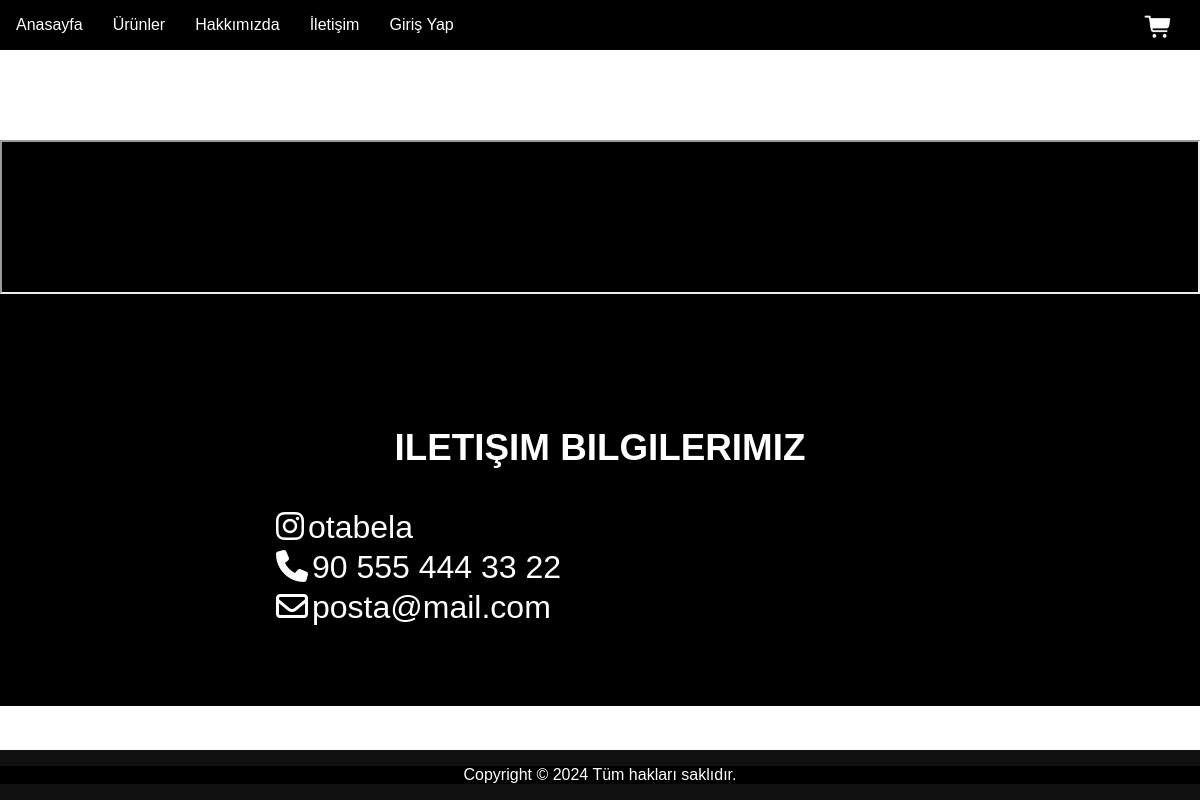
The page /contact.php on the database its author committed.
### tables this page shows
CREATE TABLE `contactpage` (
  `id` int(11) NOT NULL,
  `insta` varchar(30) NOT NULL,
  `phone` varchar(30) NOT NULL,
  `mail` varchar(30) NOT NULL,
  `map` varchar(400) NOT NULL
);

### contact.php (the view, shortened to what this page needs)
<?php
include 'navbar.php';
$query = mysqli_query($conn, "SELECT * FROM contactpage WHERE id = '1'") or die('query executed');
if(mysqli_num_rows($query) > 0){
    $row = mysqli_fetch_assoc($query);
    $insta = $row['insta'];
    $phone = $row['phone'];
    $mail = $row['mail'];
    $map = $row['map'];
}
?>
<!DOCTYPE html>
<html lang="en">
<head>
    <link rel="stylesheet" href="Css/contact.css">
</head>
<body>
<br><br><br><br><br>
<section class="iletisim">
    <div class="row">
    <iframe class="map" src="<?php echo $map; ?>"></iframe>
        <div class="iletisim_bilgileri">
            <h3 class="h3">Iletişim Bilgilerimiz</h3>
            <div class="iletisim">
                <i class="fa-brands fa-instagram"></i><a href="https://www.instagram.com/<?php echo $insta; ?>/"><?php echo $insta; ?></a>
            </div>
            <div class="iletisim">
                <i class="fa-solid fa-phone"></i><a href="tel:<?php echo $phone; ?>"><?php echo $phone; ?></a>
            </div>
            <div class="iletisim">
                <i class="fa-regular fa-envelope"></i><a href="mailto:<?php echo $mail; ?>"><?php echo $mail; ?></a>
            </div>
        </div>
    </div>
</section>
<?php
include 'footer.php';
?>
</body>
</html>

### Css/navbar.css (style rules this page uses)
body { margin: 0px; font-family: "Poppins", sans-serif; }

### Css/contact.css (style rules this page uses)
* { font-family: 'Poppins', sans-serif; text-decoration: none; color: white; }
.iletisim .row { display: flex; background-color: black; flex-wrap:wrap ; gap: 1rem; }
.iletisim .row .map { flex: 1 1 45rem; width: 100%; object-fit: cover; }
.iletisim .row .iletisim_bilgileri { flex: 1 1 45rem; padding: 5rem 2rem; }
.iletisim .row .iletisim_bilgileri .h3 { text-transform: uppercase; font-size: 2.3rem; color: white; text-align: center; }
.iletisim .row .iletisim_bilgileri .iletisim { text-transform: lowercase; font-size: 2rem; color: white; margin-left: 15rem; }
.iletisim .row .iletisim_bilgileri .iletisim i { color: #fff; font-size: 2rem; row-gap: 0.5rem; padding: 4px; }

### rows shown on the page
contactpage: insta "otabela", phone "90 555 444 33 22", mail "posta@mail.com"
